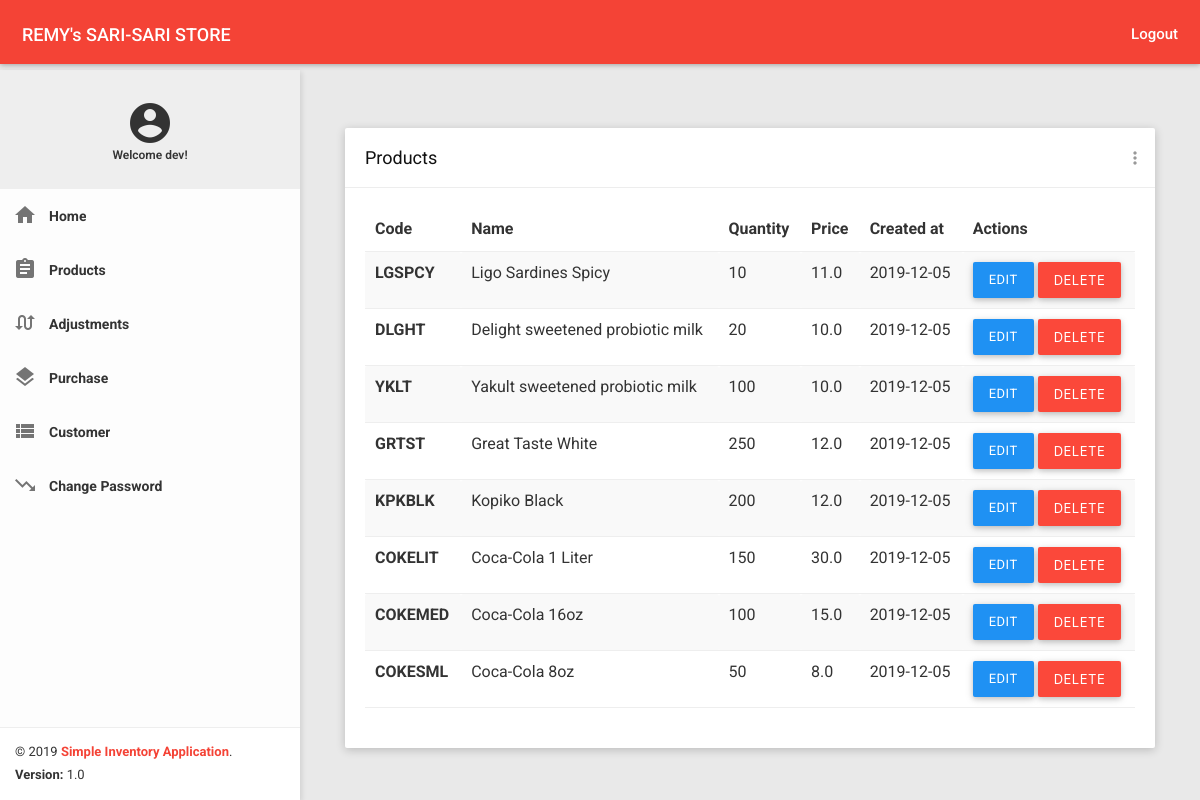
The page /products (signed in) on the database its author committed.
### app.py (models this page shows, shortened)
class User(db.Model, UserMixin):
    __tablename__ = 'user'
    id = db.Column(db.Integer, primary_key=True)
    username = db.Column(db.String(10), unique=True)
    password = db.Column(db.String(200))

class Product(db.Model):
    __tablename__ = 'product'
    id = db.Column(db.Integer, primary_key=True)
    code = db.Column(db.String(30), unique=True)
    name = db.Column(db.String(50))
    price = db.Column(db.Float)
    quantity = db.Column(db.Integer)
    created_at = db.Column(db.DateTime, default=datetime.utcnow)
    updated_at = db.Column(db.DateTime, default=datetime.utcnow)
    adjustment_line = db.relationship('AdjustmentDetail',backref='adjustment_detail')
    purchase_line = db.relationship('PurchaseDetail',backref='purchase_detail')

### app.py (the view)
@app.route('/products')
@login_required
def products():
    all_products = Product.query.order_by(Product.updated_at.desc()).all()
    return render_template('products.html', all_products=all_products)

### app.py (called while the page is built)
@login_manager.user_loader
def load_user(user_id):
    return User.query.get(int(user_id))

### templates/products.html (shortened to what this page needs)
﻿{% extends 'base.html' %}
{% block customcss %}
    <link href="../static/all-themes.css" rel="stylesheet">
{% endblock %}
{% set bodyclass = 'theme-red' %}
{% block content %}
    {% include './includes/nav.html' %}
    <section class="content">
        <div class="container-fluid">
            <div class="row clearfix">
                <div class="col-lg-12 col-md-12 col-sm-12 col-xs-12">
                    <div class="card">
                        <div class="header">
                            <h2>Products</h2>
                            <ul class="header-dropdown m-r--5">
                                <li class="dropdown">
                                    <a href="javascript:void(0);" class="dropdown-toggle" data-toggle="dropdown" role="button" aria-haspopup="true" aria-expanded="false">
                                        <i class="material-icons">more_vert</i>
                                    </a>
                                </li>
                            </ul>
                        </div>
                        <div class="body table-responsive">
                            <table class="table table-striped">
                                <thead>
                                    <tr>
                                        <th>Code</th>
                                        <th>Name</th>
                                        <th>Quantity</th>
                                        <th>Price</th>
                                        <th>Created at</th>
                                        <th>Actions</th>
                                    </tr>
                                </thead>
                                <tbody>
                                    {% for product in all_products %}
                                        <tr>
                                            <th scope="row">{{ product.code }}</th>
                                            <td>{{ product.name }}</td>
                                            <td>{{ product.quantity }}</td>
                                            <td> {{ product.price }}</td>
                                            <td>{{ product.created_at.strftime('%Y-%m-%d') }}</td>
                                            <td>
                                                <div class="js-sweetalert">
                                                    <a class="btn btn-primary waves-effect" href="/edit_product/{{ product.id }}">Edit</a>
                                                    <button class="btn btn-danger waves-effect" data-type="confirm" value="{{ product.id }}">Delete</button>
                                                </div>
                                            </td>
                                        </tr>
                                    {% endfor %}
                                </tbody>
                            </table>
                        </div>
                    </div>
                </div>
            </div>
        </div>
    </section>
{% endblock %}

### templates/includes/nav.html (shortened to what this page needs)
    <nav class="navbar">
        <div class="container-fluid">
            <div class="navbar-header">
                <a class="navbar-brand" href="/home"><strong>REMY's SARI-SARI STORE</strong></a>
            </div>
            <div class="collapse navbar-collapse" id="navbar-collapse">
                <ul class="nav navbar-nav navbar-right">
                    <li><a href="/logout" class="js-search" data-close="true"><strong>Logout</strong></a></li>
                </ul>
            </div>
        </div>
    </nav>
    <section>
        <aside id="leftsidebar" class="sidebar">
            <div class="menu">
                <ul class="list">
                    <li class="header align-center">
                        <br>
                        <div class="demo-google-material-icon"> <i class="material-icons md-48">account_circle</i></div>
                        <span class="icon-name">
                            Welcome {{ current_user.username }}!
                        </span>
                        <br> <br>
                    </li>
                    <li>
                        <a href="/home">
                            <i class="material-icons">home</i>
                            <span>Home</span>
                        </a>
                    </li>
                    <li>
                        <a href="/products">
                            <i class="material-icons">assignment</i>
                            <span>Products</span>
                        </a>
                    </li>
                    <li>
                        <a href="/adjustment">
                            <i class="material-icons">swap_calls</i>
                            <span>Adjustments</span>
                        </a>
                    </li>
                    <li>
                        <a href="/purchase">
                            <i class="material-icons">layers</i>
                            <span>Purchase</span>
                        </a>
                    </li>
                    <li>
                        <a href="/customers">
                            <i class="material-icons">view_list</i>
                            <span>Customer</span>
                        </a>
                    </li>
                    <li>
                        <a href="/changepassword">
                            <i class="material-icons">trending_down</i>
                            <span>Change Password</span>
                        </a>
                    </li>
                </ul>
            </div>
            <div class="legal">
                <div class="copyright">
                    &copy; 2019 <a href="javascript:void(0);">Simple Inventory Application</a>.
                </div>
                <div class="version">
                    <b>Version: </b> 1.0
                </div>
            </div>
        </aside>
    </section>

### static/waves.css (style rules this page uses)
.waves-effect { position: relative; cursor: pointer; display: inline-block; overflow: hidden; -webkit-user-select: none; -moz-user-select: none; -ms-user-select: none; user-select: none; -webkit-tap-highlight-color: transparent; }
.waves-block { display: block; }

### static/all-themes.css (style rules this page uses)
.theme-red .navbar-brand { color: #fff; }
.theme-red .nav > li > a { color: #fff; }
.theme-red .sidebar .legal { background-color: #fff; }
.theme-red .sidebar .legal .copyright a { color: #F44336 !important; }

### rows shown on the page
User: username "dev"
Product: code "LGSPCY", name "Ligo Sardines Spicy", quantity "10", price "11.0", created_at "2019-12-05", {{ product.id }} 8 (drawn)
Product: code "DLGHT", name "Delight sweetened probiotic milk", quantity "20", price "10.0", created_at "2019-12-05", {{ product.id }} 7 (drawn)
Product: code "YKLT", name "Yakult sweetened probiotic milk", quantity "100", price "10.0", created_at "2019-12-05", {{ product.id }} 6 (drawn)
Product: code "GRTST", name "Great Taste White", quantity "250", price "12.0", created_at "2019-12-05", {{ product.id }} 5 (drawn)
Product: code "KPKBLK", name "Kopiko Black", quantity "200", price "12.0", created_at "2019-12-05", {{ product.id }} 4 (drawn)
Product: code "COKELIT", name "Coca-Cola 1 Liter", quantity "150", price "30.0", created_at "2019-12-05", {{ product.id }} 3 (drawn)
Product: code "COKEMED", name "Coca-Cola 16oz", quantity "100", price "15.0", created_at "2019-12-05", {{ product.id }} 2 (drawn)
Product: code "COKESML", name "Coca-Cola 8oz", quantity "50", price "8.0", created_at "2019-12-05", {{ product.id }} 1 (drawn)
